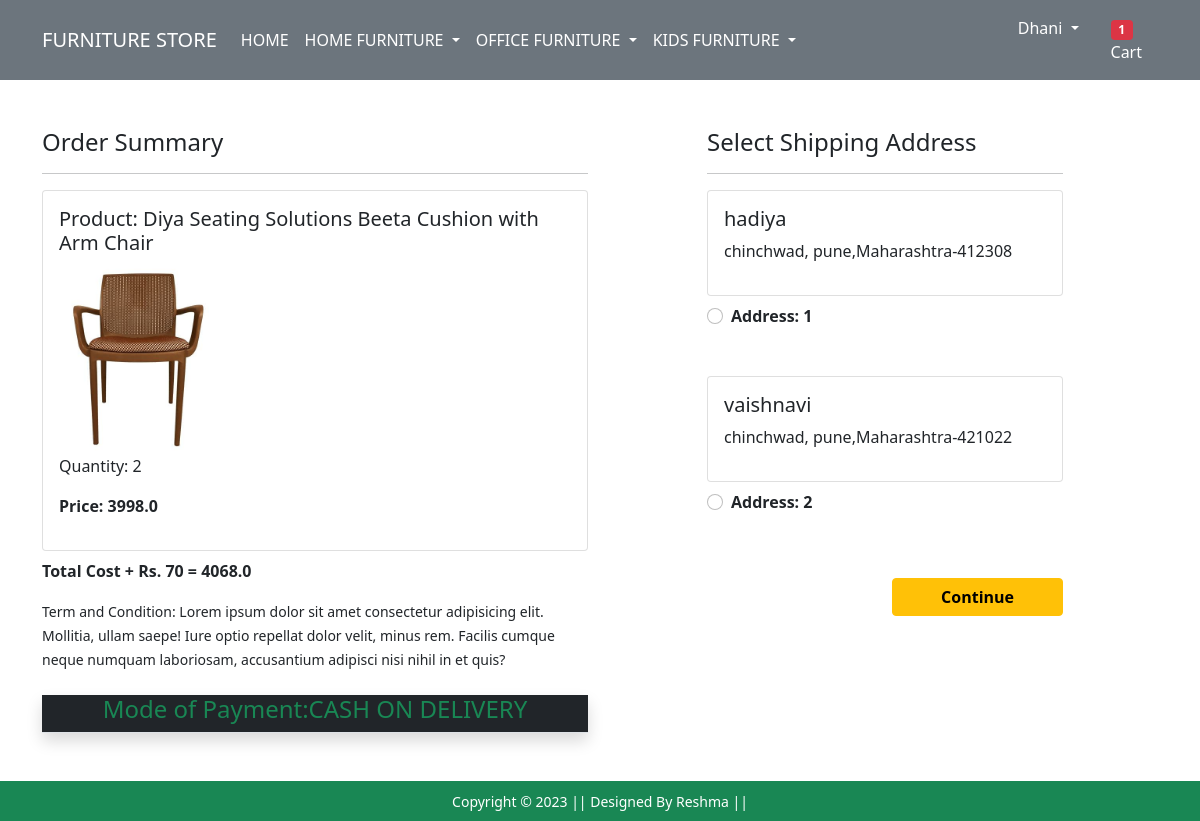
The page /checkout/ (signed in) on the database its author committed.
### app/models.py (models this page shows, shortened)
class Cart(models.Model):
    user= models.ForeignKey(User, on_delete=models.CASCADE)
    product= models.ForeignKey(Product, on_delete=models.CASCADE)
    quantity = models.PositiveIntegerField(default=1)
    @property
    def total_cost(self):
        return self.quantity* self.product.discounted_price

class Product(models.Model):
    title =models.CharField(max_length=100)
    selling_price =models.FloatField()
    discounted_price = models.FloatField()
    description = models.TextField()
    brand = models.CharField(max_length=100)
    category= models.CharField(choices=CATEGORY_CHOICES,max_length=5)
    product_image = models.ImageField(upload_to ="productimg")

class Customer(models.Model):
    user = models.ForeignKey(User, on_delete=models.CASCADE)
    name =models.CharField(max_length=200)
    locality= models.CharField(max_length=200)
    city = models.CharField(max_length=50)
    zipcode =models.IntegerField()
    state = models.CharField( choices = STATE_CHOICES,max_length=50)

### app/views.py (the view)
# urls.py: path('checkout/', views.checkout, name='checkout'),
@login_required
def checkout(request):
 totalitem=0
 user=request.user
 add=Customer.objects.filter(user=user)
 cart_items= Cart.objects.filter(user=user)
 amount=0.0
 shipping_amount=70.0
 totalamount=0.0
 cart_product = [p for p in Cart.objects.all() if p.user == request.user]
 if cart_product:
  for p in cart_product:
    tempamount = (p.quantity * p.product.discounted_price)
    amount += tempamount
 totalamount=amount+shipping_amount
 if request.user.is_authenticated:
         totalitem= len(Cart.objects.filter(user=request.user))
 return render(request, 'app/checkout.html',{'add':add,'totalamount':totalamount,'cart_items':cart_items,'totalitem':totalitem})

### app/templates/app/checkout.html (shortened to what this page needs)
{% extends 'app/base.html' %}
{% load static %}
{% block main-content %}
<div class="container">
 <div class="row mt-5">
  <div class="col-sm-6">
    <h4>Order Summary</h4>
    <hr>
    {%for item in cart_items %}
      <div class="card mb-2">
        <div class="card-body">
          <h5>Product: {{item.product.description}}</h5>
          <img src="{{item.product.product_image.url}}" alt="" srcset="" class="img-fluid" height="150" width="150">
          <p>Quantity: {{item.quantity}}</p>
          <p class="fw-bold">Price: {{item.total_cost}}</p>
        </div>
      </div>
      {%endfor%}
      <p class="fw-bold">Total Cost + Rs. 70 = {{totalamount}}</p>
    <small>Term and Condition: Lorem ipsum dolor sit amet consectetur adipisicing elit. Mollitia, ullam saepe! Iure optio repellat dolor velit, minus rem. Facilis cumque neque numquam laboriosam, accusantium adipisci nisi nihil in et quis?</small>
    <br><br>
    <div class="bg-dark border-bottom shadow text-center"><h4 class="text-success">Mode of Payment:CASH ON DELIVERY</h4></div>
  </div>
  <div class="col-sm-4 offset-sm-1">
    <h4>Select Shipping Address</h4>
    <hr>
    <form action="/paymentdone">
      {%for ad in add%}
      <div class="card">
        <div class="card-body">
        <h5>{{ad.name}}</h5>
        <p>{{ad.locality}}, {{ad.city}},{{ad.state}}-{{ad.zipcode}}</p>
        </div>
      </div>
        <div class="form-check mt-2 mb-5">
          <input class="form-check-input" type="radio" name="custid" id="custadd{{forloop.counter}}" value="{{ad.id}}">
          <label class="form-check-label fw-bold" for="">
            Address: {{forloop.counter}} </label>
        </div>
        {%endfor%}
        <div class="text-end">
          <button type="submit" class="btn btn-warning mt-3 px-5 fw-bold">Continue</button>
        </div>
      </form>
    </div>
  </div>
</div>
{% endblock main-content %}

### app/templates/app/base.html (shortened to what this page needs)
<!doctype html>
{% load static %}
<html lang="en">
  <head>
    <link href="https://cdn.jsdelivr.net/npm/bootstrap@5.0.0-beta1/dist/css/bootstrap.min.css" rel="stylesheet">
    <link rel="stylesheet" href="{% static 'app/css/owl.carousel.min.css' %}">
    <link rel="stylesheet" href="{% static 'app/css/all.min.css' %}">
    <link rel="stylesheet" href="{% static 'app/css/style.css' %}">
  </head>
  <body>
    <nav class="navbar navbar-expand-lg navbar-dark bg-secondary">
     <div class="container">
       <a class="navbar-brand" href="/">FURNITURE STORE</a>
       <div class="collapse navbar-collapse" id="navbarSupportedContent">
         <ul class="navbar-nav me-auto mb-2 mb-lg-0">
           <li class="nav-item">
             <a class="nav-link active" aria-current="page" href="/">HOME</a>
           </li>
           <li class="nav-item dropdown">
             <a class="nav-link dropdown-toggle text-white" href="#" id="fashionDropdown" role="button" data-bs-toggle="dropdown" aria-expanded="false">
               HOME FURNITURE
             </a>
           </li>
           <li class="nav-item dropdown">
            <a class="nav-link dropdown-toggle text-white" href="#" id="fashionDropdown" role="button" data-bs-toggle="dropdown" aria-expanded="false">
              OFFICE FURNITURE
            </a>
          </li>
          <li class="nav-item dropdown">
            <a class="nav-link dropdown-toggle text-white" href="#" id="fashionDropdown" role="button" data-bs-toggle="dropdown" aria-expanded="false">
              KIDS FURNITURE
            </a>
               </div>
         <div>
          <ul class="navbar-nav me-auto mb-2 mb-lg-0">
            {%if request.user.is_authenticated %}
           <li class="nav-item dropdown mx-2">
              <a class="nav-link dropdown-toggle text-white" href="#" id="profileDropdown" role="button" data-bs-toggle="dropdown" aria-expanded="false">
                {{request.user.username|capfirst}}
              </a>
            </li>
            <li class="nav-item mx-2">
             <a href="{% url 'cart' %}" class="nav-link text-white"><span class="badge bg-danger">{{totalitem}}</span>Cart</a>
            </li>
            {% endif %}
          </ul>
         </div>
       </div>
    </nav>
    {% block main-content %} {% endblock main-content %}
    <footer class="container-fluid bg-success text-center p-2 mt-5">
        <small class="text-white">Copyright &copy; 2023 || Designed By Reshma  ||  </small>
    </footer>
  </body>
</html>

### rows shown on the page
Cart: product.description "Diya Seating Solutions Beeta Cushion with Arm Chair", product.product_image (picture), quantity "2", total_cost "3998.0"
Customer: name "hadiya", locality "chinchwad", city "pune", state "Maharashtra", zipcode "412308"
Customer: name "vaishnavi", locality "chinchwad", city "pune", state "Maharashtra", zipcode "421022"

### other values the page prints
{{ request.user.username|capfirst }} "Dhani"
{{ totalitem }} "1"
{{ totalamount }} "4068.0"
